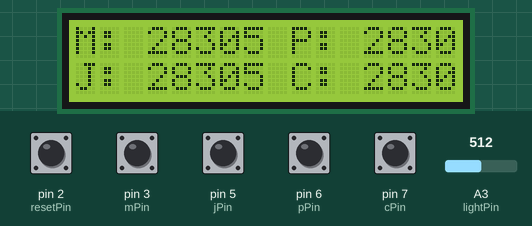
Simulated run of this sketch. Board: Arduino Uno, built with avr-gcc and run on an emulated ATmega328P. Shown: 16×2 character LCD. The inputs (shaded band) are chosen by the test bench; at power-on: pin 2 (resetPin), pin 3 (mPin), pin 5 (jPin), pin 6 (pPin), pin 7 (cPin) HIGH, A3 (lightPin) = 512. EEPROM starts erased; what the sketch prints to the serial monitor is not drawn.

Above: at 1.2 s.
1.3 s: A3 (lightPin) set to 54
2.8 s: A3 (lightPin) set to 47
At 4.0 s:
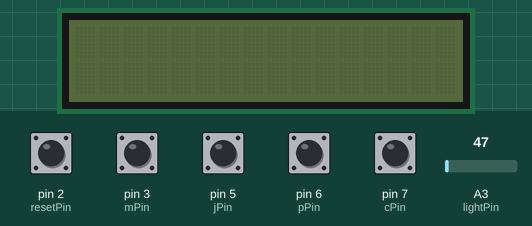
4.3 s: A3 (lightPin) set to 122
At 5.4 s:
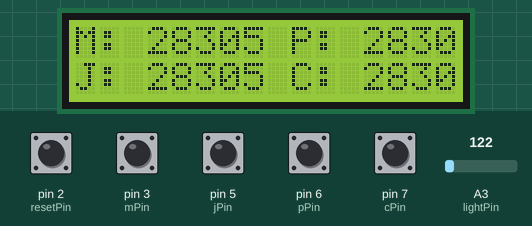
5.8 s: pin 3 (mPin) pulled LOW for 1 s
At 7.4 s:
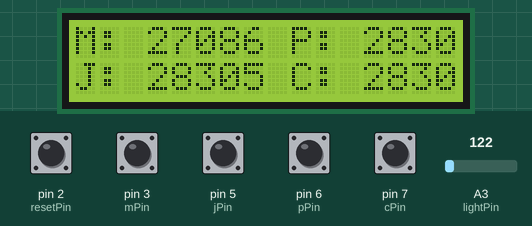
8.3 s: pin 5 (jPin) pulled LOW for 0.15 s
At 9.2 s:
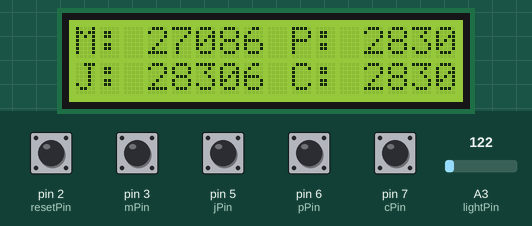
10.1 s: pin 6 (pPin) pulled LOW for 1 s
At 12.2 s:
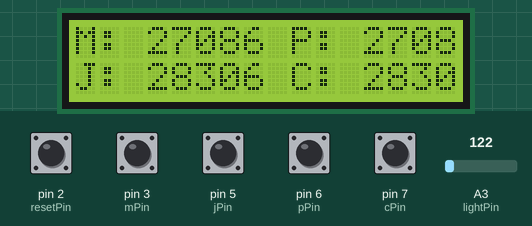
Timing chart, 0 to 13.6 s (numbered marks = the images above; inputs shaded):
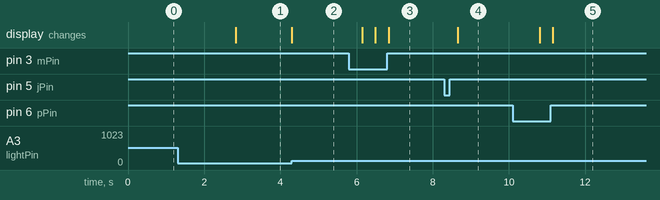

Measured:
- the behaviour switches between 50 and 49 on A3 (lightPin) (found by bisection; images 0 and 1)
- after the input at 1.3 s, every drawn part: stays the same
- after the input at 2.8 s, the display: changes at once (image 1)
- after the input at 4.3 s, the display: changes at once (image 2)
- after the input at 5.8 s, the display: first changes after 0.36 s (image 3 shows a later state)
- after the input at 8.3 s, the display: changes after 0.35 s (image 4)
- after the input at 10.1 s, the display: first changes after 0.71 s (image 5 shows a later state)

The sketch:

First.ino
```cpp
#include <Wire.h>
#include <LiquidCrystal_I2C.h>
#include <EEPROM.h>

LiquidCrystal_I2C lcd(0x27, 16, 2);


const int resetPin = 2;
const int mPin = 3;
const int jPin = 5;
const int pPin = 6;
const int cPin = 7;
const int lightPin = A3;

int m = 0;
int j= 0;
int p = 0;
int c = 0;

int thresh = 50;

const int db = 300;


void setup() {
  Serial.begin(9600);

  lcd.begin();
  lcd.backlight();

  pinMode(resetPin, INPUT);
  pinMode(mPin, INPUT);
  pinMode(jPin, INPUT);
  pinMode(pPin, INPUT);
  pinMode(cPin, INPUT);
  pinMode(lightPin, INPUT);

  digitalWrite(resetPin, HIGH);
  digitalWrite(mPin, HIGH);
  digitalWrite(jPin, HIGH);
  digitalWrite(pPin, HIGH);
  digitalWrite(cPin, HIGH);
  digitalWrite(lightPin, LOW);

  m = readEEPROM(mPin);
  j= readEEPROM(jPin);
  p = readEEPROM(pPin);
  c = readEEPROM(cPin);
}

void loop() {
  readButtons(mPin, jPin, pPin, cPin);
  displayScore(m, j, p, c);
  Serial.println(analogRead(lightPin));
  if (analogRead(lightPin) < thresh) {
    lcd.noDisplay();
    lcd.noBacklight();
  }
  while (analogRead(lightPin) < thresh) {
    Serial.println(analogRead(lightPin));
  }
  lcd.display();
  lcd.backlight();
}

void readButtons(const int mPin, const int jPin, const int pPin, const int cPin) {
  if (!digitalRead(mPin) && !digitalRead(resetPin)) {
    m = clearEEPROM(mPin);
    lcd.clear();
    delay(db);
  }
  else if (!digitalRead(jPin) && !digitalRead(resetPin)) {
    j = clearEEPROM(jPin);
    lcd.clear();
    delay(db);
  }
  else if (!digitalRead(pPin) && !digitalRead(resetPin)) {
    p = clearEEPROM(pPin);
    lcd.clear();
    delay(db);
  }
  else if (!digitalRead(cPin) && !digitalRead(resetPin)) {
    c = clearEEPROM(cPin);
    lcd.clear();
    delay(db);
  }

  if (!digitalRead(mPin)) {
    Serial.println("here");
    m = incEEPROM(mPin);
    delay(db);
  }
  else if(!digitalRead(jPin)) {
    j = incEEPROM(jPin);
    delay(db);
  }
  else if(!digitalRead(pPin)) {
    Serial.println("here");
    p = incEEPROM(pPin);
    delay(db);
  }
  else if(!digitalRead(cPin)) {
    c = incEEPROM(cPin);
    delay(db);
  }
}

void displayScore(int m, int j, int p, int c) {
  lcd.setCursor(0,0);
  lcd.print("M: ");
  lcd.print(m);
  lcd.setCursor(9,0);
  lcd.print("P: ");
  lcd.print(p);
  lcd.setCursor(0, 1);
  lcd.print("J: ");
  lcd.print(j);
  lcd.setCursor(9, 1);
  lcd.print("C: ");
  lcd.print(c);
}

int incEEPROM(int buttonPin) {
  if (buttonPin == mPin) {
    int ones = EEPROM.read(0);
    int tens = EEPROM.read(1);
    int huns =  EEPROM.read(2);
    int mCount = ones + 10 * tens + 100 * huns;
    mCount++;
    ones = mCount % 10;
    tens = (mCount % 100 - ones) / 10;
    huns = (mCount - tens - ones) /100;
    EEPROM.write(0, ones);
    EEPROM.write(1, tens);
    EEPROM.write(2, huns);

    return mCount;
  }
  else if (buttonPin == jPin) {
    int ones = EEPROM.read(3);
    int tens = EEPROM.read(4);
    int huns =  EEPROM.read(5);
    int mCount = ones + 10 * tens + 100 * huns;
    mCount++;
    ones = mCount % 10;
    tens = (mCount % 100 - ones) / 10;
    huns = (mCount - tens - ones) /100;
    EEPROM.write(3, ones);
    EEPROM.write(4, tens);
    EEPROM.write(5, huns);

    return mCount;
  }
  else if (buttonPin == pPin) {
    int ones = EEPROM.read(6);
    int tens = EEPROM.read(7);
    int huns =  EEPROM.read(8);
    int mCount = ones + 10 * tens + 100 * huns;
    mCount++;
    ones = mCount % 10;
    tens = (mCount % 100 - ones) / 10;
    huns = (mCount - tens - ones) /100;
    EEPROM.write(6, ones);
    EEPROM.write(7, tens);
    EEPROM.write(8, huns);

    return mCount;
  }
  else if (buttonPin == cPin) {
    int ones = EEPROM.read(9);
    int tens = EEPROM.read(10);
    int huns =  EEPROM.read(11);
    int mCount = ones + 10 * tens + 100 * huns;
    mCount++;
    ones = mCount % 10;
    tens = (mCount % 100 - ones) / 10;
    huns = (mCount - tens - ones) / 100;
    EEPROM.write(9, ones);
    EEPROM.write(10, tens);
    EEPROM.write(11, huns);

    return mCount;
  }
  else {
    return -1;
  }
}

int clearEEPROM(int buttonPin) {
  if (buttonPin == mPin) {
    EEPROM.write(0, 0);
    EEPROM.write(1, 0);
    EEPROM.write(2, 0);

    return 0;
  }
  else if (buttonPin == jPin) {
    EEPROM.write(3, 0);
    EEPROM.write(4, 0);
    EEPROM.write(5, 0);

    return 0;
  }
  else if (buttonPin == pPin) {
    EEPROM.write(6, 0);
    EEPROM.write(7, 0);
    EEPROM.write(8, 0);

    return 0;
  }
  else if (buttonPin == cPin) {
    EEPROM.write(9, 0);
    EEPROM.write(10, 0);
    EEPROM.write(11, 0);

    return 0;
  }
  else {
    return -1;
  }
}

int readEEPROM(int buttonPin) {
  if (buttonPin == mPin) {
    int ones = EEPROM.read(0);
    int tens = EEPROM.read(1);
    int huns =  EEPROM.read(2);
    return ones + 10 * tens + 100 * huns;
  }
  else if (buttonPin == jPin) {
    int ones = EEPROM.read(3);
    int tens = EEPROM.read(4);
    int huns =  EEPROM.read(5);
    return ones + 10 * tens + 100 * huns;
  }
  else if (buttonPin == pPin) {
    int ones = EEPROM.read(6);
    int tens = EEPROM.read(7);
    int huns =  EEPROM.read(8);
    return ones + 10 * tens + 100 * huns;
  }
  else if (buttonPin == cPin) {
    int ones = EEPROM.read(9);
    int tens = EEPROM.read(10);
    int huns =  EEPROM.read(11);
    return ones + 10 * tens + 100 * huns;
  }
  else {
    return -1;
  }
}
```
